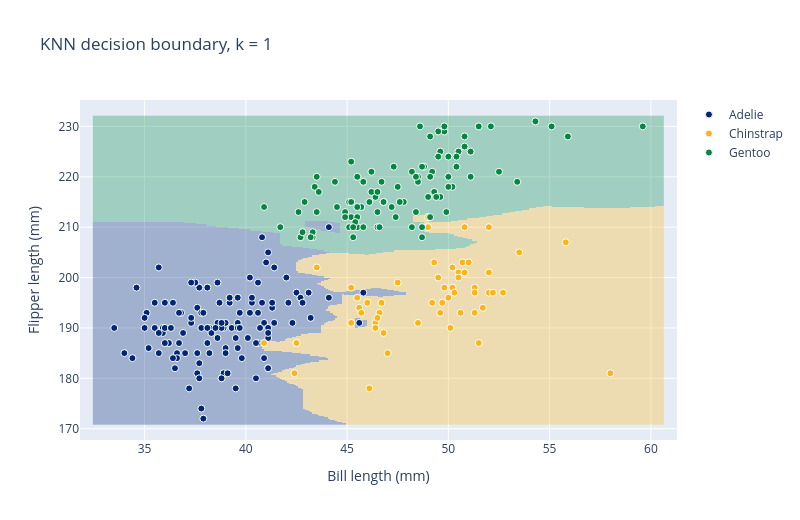

The code cell stored with this chart in its notebook:
### Markdown cell above
<link rel="stylesheet" href="berkeley.css">

<h3 class="cal cal-h3">Seeing k in the Decision Boundary</h3>


A **decision boundary** shows what the model would predict at every point in the feature space. It makes the effect of $k$ visible.

### Code cell
import plotly.graph_objects as go
from sklearn.preprocessing import LabelEncoder

def decision_boundary_figure(k, X_tr, y_tr, resolution=250):
    le = LabelEncoder().fit(y_tr)
    model = KNeighborsClassifier(n_neighbors=k).fit(X_tr, le.transform(y_tr))

    pad = 1.0
    xs = np.linspace(X_tr[:, 0].min() - pad, X_tr[:, 0].max() + pad, resolution)
    ys = np.linspace(X_tr[:, 1].min() - pad, X_tr[:, 1].max() + pad, resolution)
    xx, yy = np.meshgrid(xs, ys)
    zz = model.predict(np.c_[xx.ravel(), yy.ravel()]).reshape(xx.shape)

    fig = go.Figure()
    fig.add_trace(go.Heatmap(x=xs, y=ys, z=zz, showscale=False, opacity=0.30,
                             colorscale=[[0, "#002675"], [0.5, "#FDB515"], [1, "#028842"]]))
    for i, cls in enumerate(le.classes_):
        m = y_tr == cls
        fig.add_trace(go.Scatter(
            x=X_tr[m, 0], y=X_tr[m, 1], mode="markers", name=cls,
            marker=dict(size=7, line=dict(width=1, color="white"),
                        color=["#002675", "#FDB515", "#028842"][i])))
    fig.update_layout(title=f"KNN decision boundary, k = {k}",
                      xaxis_title="Bill length (mm)", yaxis_title="Flipper length (mm)",
                      width=800, height=520)
    return fig

decision_boundary_figure(1, X_train, y_train).show()
